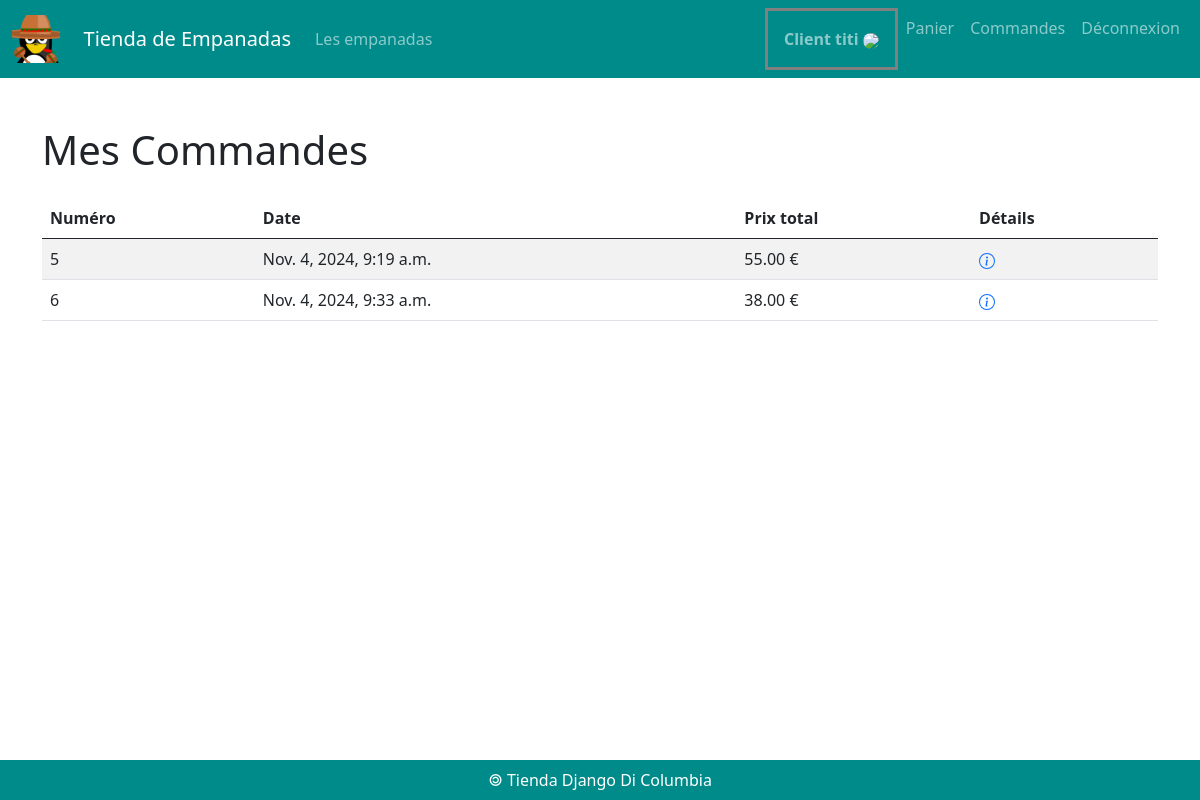
Page /orders/ (signed in) on the earlier database version.
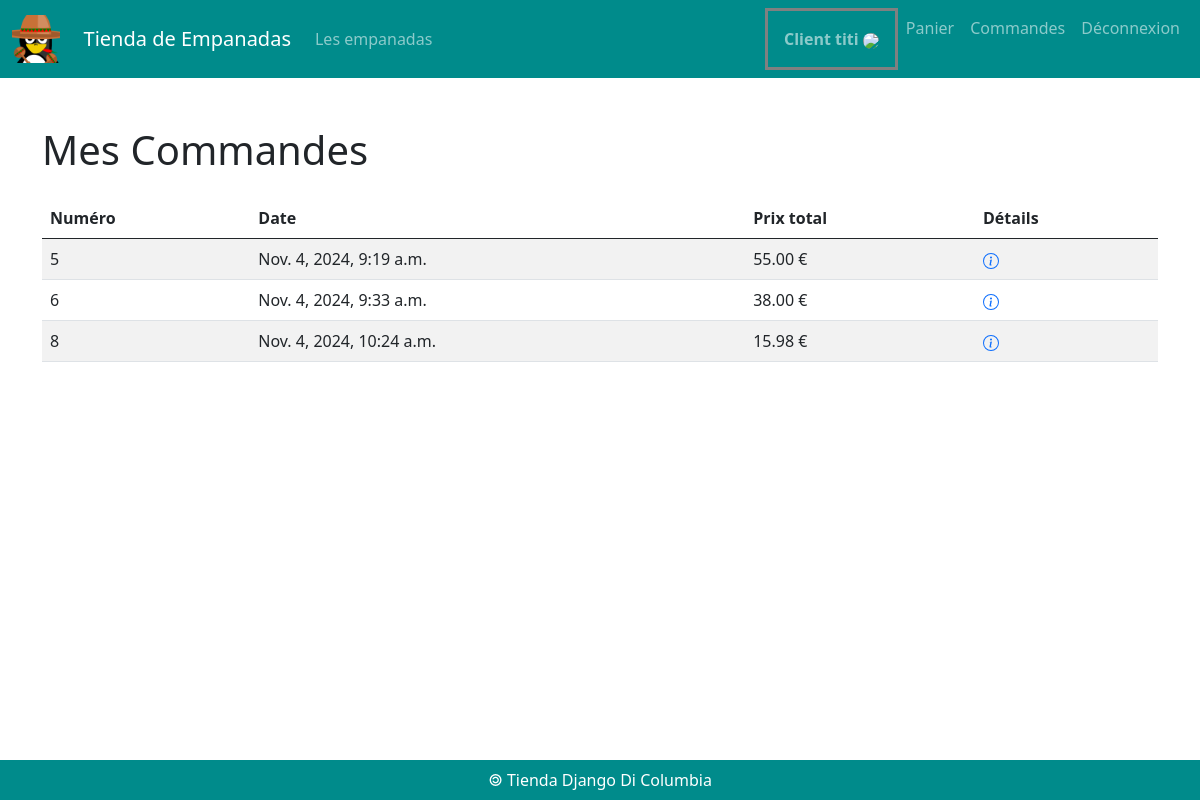
Same page on the later database version.
### paniers/models.py (models this page shows, shortened)
class Commande(models.Model):
    utilisateur = models.ForeignKey(TiendaUser, on_delete=models.CASCADE)
    date_commande = models.DateTimeField(auto_now_add=True)
    prix_total = models.DecimalField(max_digits=10, decimal_places=2, default=0)
    est_payee = models.BooleanField(default=False)

### paniers/views.py (the view)
# urls.py: path('orders/', views.afficherCommandes),
def afficherCommandes(request) :
    user = TiendaUser.objects.get(id=request.user.id)
    orders = Commande.objects.filter(utilisateur=user, est_payee=True)
    return render(
        request,
        'paniers/commandes.html',
        {
            'orders': orders,
        },
    )

### paniers/templates/paniers/commandes.html (shortened to what this page needs)
{% extends 'empanadas/base.html' %}
{% block main %}
<div class="container mt-5">
    <h1 class="mb-4">Mes Commandes</h1>
    <table class="table table-striped">
        <thead class="thead-dark">
            <tr>
                <th>Numéro</th>
                <th>Date</th>
                <th>Prix total</th>
                <th>Détails</th>
            </tr>
        </thead>
        <tbody>
            {% for order in orders %}
            <tr>
                <td>
                    {{ order.id }}
                </td>
                <td>{{ order.date_commande }}</td>
                <td>{{ order.prix_total }} €</td>
                <td>
                    <a href="/order/{{ order.id }}">
                    </a>
                </td>
            {% endfor %}
        </tbody>
    </table>
</div>
{% endblock %}

Differences in the rows shown:
added Commande: id "8", date_commande "Nov. 4, 2024, 10:24 a.m.", prix_total "15.98"
